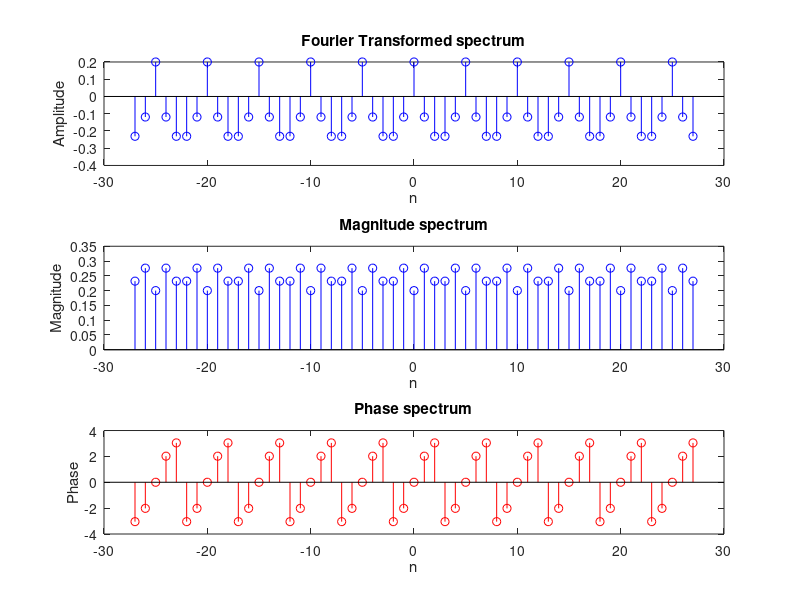

The MATLAB source for this figure:
x = [-0.5 0 0 0.5 1];
N = 5;

y = fft(x, N)/N;

y = [y(4:5) y(1:3)];
z = y;

for i=1:10
 y = [y z];
 endfor 

n = -27:27;

#Plotting the fourier transformed signal
subplot(3,1,1);
stem(n, y, 'b');
xlabel('n');
ylabel('Amplitude');
title('Fourier Transformed spectrum');

subplot(3,1,2);
stem(n, abs(y), 'b');
xlabel('n');
ylabel('Magnitude');
title('Magnitude spectrum');

subplot(3,1,3);
stem(n, angle(y), 'r');
xlabel('n');
ylabel('Phase');
title('Phase spectrum');
